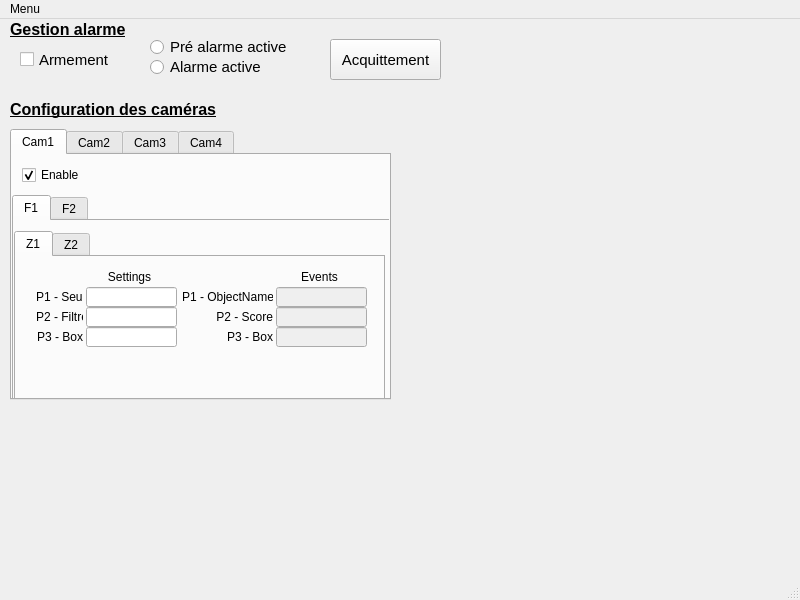
<?xml version="1.0" encoding="UTF-8"?>
<ui version="4.0">
 <class>MainWindow</class>
 <widget class="QMainWindow" name="MainWindow">
  <property name="geometry">
   <rect>
    <x>0</x>
    <y>0</y>
    <width>800</width>
    <height>600</height>
   </rect>
  </property>
  <property name="windowTitle">
   <string>MainWindow</string>
  </property>
  <widget class="QWidget" name="centralwidget">
   <widget class="QTabWidget" name="TCam">
    <property name="geometry">
     <rect>
      <x>10</x>
      <y>110</y>
      <width>381</width>
      <height>271</height>
     </rect>
    </property>
    <property name="currentIndex">
     <number>0</number>
    </property>
    <widget class="QWidget" name="Cam1">
     <attribute name="title">
      <string>Cam1</string>
     </attribute>
     <widget class="QCheckBox" name="CBCam1Enable">
      <property name="geometry">
       <rect>
        <x>10</x>
        <y>10</y>
        <width>91</width>
        <height>20</height>
       </rect>
      </property>
      <property name="text">
       <string>Enable</string>
      </property>
      <property name="checked">
       <bool>true</bool>
      </property>
     </widget>
     <widget class="QTabWidget" name="TabSettingCam1">
      <property name="geometry">
       <rect>
        <x>0</x>
        <y>40</y>
        <width>381</width>
        <height>211</height>
       </rect>
      </property>
      <property name="currentIndex">
       <number>0</number>
      </property>
      <widget class="QWidget" name="F1">
       <attribute name="title">
        <string>F1</string>
       </attribute>
       <widget class="QTabWidget" name="tabWidget">
        <property name="geometry">
         <rect>
          <x>0</x>
          <y>10</y>
          <width>371</width>
          <height>181</height>
         </rect>
        </property>
        <property name="currentIndex">
         <number>0</number>
        </property>
        <widget class="QWidget" name="Z1">
         <attribute name="title">
          <string>Z1</string>
         </attribute>
         <widget class="QLabel" name="label_2">
          <property name="geometry">
           <rect>
            <x>20</x>
            <y>30</y>
            <width>47</width>
            <height>20</height>
           </rect>
          </property>
          <property name="text">
           <string>&lt;html&gt;&lt;head/&gt;&lt;body&gt;&lt;p align=&quot;right&quot;&gt;P1 - Seuil&lt;/p&gt;&lt;/body&gt;&lt;/html&gt;</string>
          </property>
         </widget>
         <widget class="QLineEdit" name="LEC1SettingF1Z1P1">
          <property name="geometry">
           <rect>
            <x>70</x>
            <y>30</y>
            <width>91</width>
            <height>20</height>
           </rect>
          </property>
         </widget>
         <widget class="QLineEdit" name="LEC1SettingF1Z1P2">
          <property name="geometry">
           <rect>
            <x>70</x>
            <y>50</y>
            <width>91</width>
            <height>20</height>
           </rect>
          </property>
         </widget>
         <widget class="QLineEdit" name="LEC1SettingF1Z1P3">
          <property name="geometry">
           <rect>
            <x>70</x>
            <y>70</y>
            <width>91</width>
            <height>20</height>
           </rect>
          </property>
         </widget>
         <widget class="QLabel" name="label_4">
          <property name="geometry">
           <rect>
            <x>20</x>
            <y>70</y>
            <width>47</width>
            <height>20</height>
           </rect>
          </property>
          <property name="text">
           <string>&lt;html&gt;&lt;head/&gt;&lt;body&gt;&lt;p align=&quot;right&quot;&gt;P3 - Box&lt;/p&gt;&lt;/body&gt;&lt;/html&gt;</string>
          </property>
         </widget>
         <widget class="QLabel" name="label_3">
          <property name="geometry">
           <rect>
            <x>20</x>
            <y>50</y>
            <width>47</width>
            <height>20</height>
           </rect>
          </property>
          <property name="text">
           <string>&lt;html&gt;&lt;head/&gt;&lt;body&gt;&lt;p align=&quot;right&quot;&gt;P2 - Filtre&lt;/p&gt;&lt;/body&gt;&lt;/html&gt;</string>
          </property>
         </widget>
         <widget class="QLineEdit" name="LEC1EventF1Z1P1">
          <property name="enabled">
           <bool>false</bool>
          </property>
          <property name="geometry">
           <rect>
            <x>260</x>
            <y>30</y>
            <width>91</width>
            <height>20</height>
           </rect>
          </property>
         </widget>
         <widget class="QLabel" name="label_5">
          <property name="geometry">
           <rect>
            <x>166</x>
            <y>30</y>
            <width>91</width>
            <height>20</height>
           </rect>
          </property>
          <property name="text">
           <string>&lt;html&gt;&lt;head/&gt;&lt;body&gt;&lt;p align=&quot;right&quot;&gt;P1 - ObjectName&lt;/p&gt;&lt;/body&gt;&lt;/html&gt;</string>
          </property>
         </widget>
         <widget class="QLineEdit" name="LEC1EventF1Z1P2">
          <property name="enabled">
           <bool>false</bool>
          </property>
          <property name="geometry">
           <rect>
            <x>260</x>
            <y>50</y>
            <width>91</width>
            <height>20</height>
           </rect>
          </property>
         </widget>
         <widget class="QLabel" name="label_6">
          <property name="geometry">
           <rect>
            <x>166</x>
            <y>70</y>
            <width>91</width>
            <height>20</height>
           </rect>
          </property>
          <property name="text">
           <string>&lt;html&gt;&lt;head/&gt;&lt;body&gt;&lt;p align=&quot;right&quot;&gt;P3 - Box&lt;/p&gt;&lt;/body&gt;&lt;/html&gt;</string>
          </property>
         </widget>
         <widget class="QLabel" name="label_8">
          <property name="geometry">
           <rect>
            <x>166</x>
            <y>50</y>
            <width>91</width>
            <height>20</height>
           </rect>
          </property>
          <property name="text">
           <string>&lt;html&gt;&lt;head/&gt;&lt;body&gt;&lt;p align=&quot;right&quot;&gt;P2 - Score&lt;/p&gt;&lt;/body&gt;&lt;/html&gt;</string>
          </property>
         </widget>
         <widget class="QLineEdit" name="LEC1EventF1Z1P3">
          <property name="enabled">
           <bool>false</bool>
          </property>
          <property name="geometry">
           <rect>
            <x>260</x>
            <y>70</y>
            <width>91</width>
            <height>20</height>
           </rect>
          </property>
         </widget>
         <widget class="QLabel" name="label_9">
          <property name="geometry">
           <rect>
            <x>90</x>
            <y>10</y>
            <width>47</width>
            <height>20</height>
           </rect>
          </property>
          <property name="text">
           <string>&lt;html&gt;&lt;head/&gt;&lt;body&gt;&lt;p align=&quot;center&quot;&gt;Settings&lt;/p&gt;&lt;/body&gt;&lt;/html&gt;</string>
          </property>
         </widget>
         <widget class="QLabel" name="label_10">
          <property name="geometry">
           <rect>
            <x>280</x>
            <y>10</y>
            <width>47</width>
            <height>20</height>
           </rect>
          </property>
          <property name="text">
           <string>&lt;html&gt;&lt;head/&gt;&lt;body&gt;&lt;p align=&quot;center&quot;&gt;Events&lt;/p&gt;&lt;/body&gt;&lt;/html&gt;</string>
          </property>
         </widget>
        </widget>
        <widget class="QWidget" name="Z2">
         <attribute name="title">
          <string>Z2</string>
         </attribute>
        </widget>
       </widget>
      </widget>
      <widget class="QWidget" name="F2">
       <attribute name="title">
        <string>F2</string>
       </attribute>
      </widget>
     </widget>
    </widget>
    <widget class="QWidget" name="Cam2">
     <attribute name="title">
      <string>Cam2</string>
     </attribute>
     <widget class="QCheckBox" name="CBCam2Enable">
      <property name="geometry">
       <rect>
        <x>10</x>
        <y>10</y>
        <width>91</width>
        <height>20</height>
       </rect>
      </property>
      <property name="text">
       <string>Enable</string>
      </property>
      <property name="checked">
       <bool>true</bool>
      </property>
     </widget>
    </widget>
    <widget class="QWidget" name="Cam3">
     <attribute name="title">
      <string>Cam3</string>
     </attribute>
    </widget>
    <widget class="QWidget" name="Cam4">
     <attribute name="title">
      <string>Cam4</string>
     </attribute>
    </widget>
   </widget>
   <widget class="QLabel" name="label">
    <property name="geometry">
     <rect>
      <x>10</x>
      <y>80</y>
      <width>231</width>
      <height>21</height>
     </rect>
    </property>
    <property name="text">
     <string>&lt;html&gt;&lt;head/&gt;&lt;body&gt;&lt;p&gt;&lt;span style=&quot; font-size:12pt; font-weight:600; text-decoration: underline;&quot;&gt;Configuration des caméras&lt;/span&gt;&lt;/p&gt;&lt;/body&gt;&lt;/html&gt;</string>
    </property>
   </widget>
   <widget class="QLabel" name="label_7">
    <property name="geometry">
     <rect>
      <x>10</x>
      <y>0</y>
      <width>231</width>
      <height>21</height>
     </rect>
    </property>
    <property name="text">
     <string>&lt;html&gt;&lt;head/&gt;&lt;body&gt;&lt;p&gt;&lt;span style=&quot; font-size:12pt; font-weight:600; text-decoration: underline;&quot;&gt;Gestion alarme&lt;/span&gt;&lt;/p&gt;&lt;/body&gt;&lt;/html&gt;</string>
    </property>
   </widget>
   <widget class="QCheckBox" name="CBArmement">
    <property name="geometry">
     <rect>
      <x>20</x>
      <y>30</y>
      <width>111</width>
      <height>21</height>
     </rect>
    </property>
    <property name="font">
     <font>
      <pointsize>11</pointsize>
     </font>
    </property>
    <property name="text">
     <string>Armement</string>
    </property>
    <property name="iconSize">
     <size>
      <width>16</width>
      <height>16</height>
     </size>
    </property>
   </widget>
   <widget class="QPushButton" name="PBAcquittement">
    <property name="geometry">
     <rect>
      <x>330</x>
      <y>20</y>
      <width>111</width>
      <height>41</height>
     </rect>
    </property>
    <property name="font">
     <font>
      <pointsize>11</pointsize>
     </font>
    </property>
    <property name="text">
     <string>Acquittement</string>
    </property>
   </widget>
   <widget class="QRadioButton" name="RBPreAlarmeActive">
    <property name="geometry">
     <rect>
      <x>150</x>
      <y>20</y>
      <width>171</width>
      <height>16</height>
     </rect>
    </property>
    <property name="font">
     <font>
      <pointsize>11</pointsize>
     </font>
    </property>
    <property name="text">
     <string>Pré alarme active</string>
    </property>
   </widget>
   <widget class="QRadioButton" name="RBPAlarmeActive">
    <property name="geometry">
     <rect>
      <x>150</x>
      <y>40</y>
      <width>171</width>
      <height>16</height>
     </rect>
    </property>
    <property name="font">
     <font>
      <pointsize>11</pointsize>
     </font>
    </property>
    <property name="text">
     <string>Alarme active</string>
    </property>
   </widget>
  </widget>
  <widget class="QMenuBar" name="menubar">
   <property name="geometry">
    <rect>
     <x>0</x>
     <y>0</y>
     <width>800</width>
     <height>29</height>
    </rect>
   </property>
   <widget class="QMenu" name="menuMenu">
    <property name="title">
     <string>Menu</string>
    </property>
    <addaction name="MMQuitter"/>
   </widget>
   <addaction name="menuMenu"/>
  </widget>
  <widget class="QStatusBar" name="statusbar"/>
  <action name="MMQuitter">
   <property name="text">
    <string>Quitter</string>
   </property>
  </action>
 </widget>
 <resources/>
 <connections/>
</ui>
